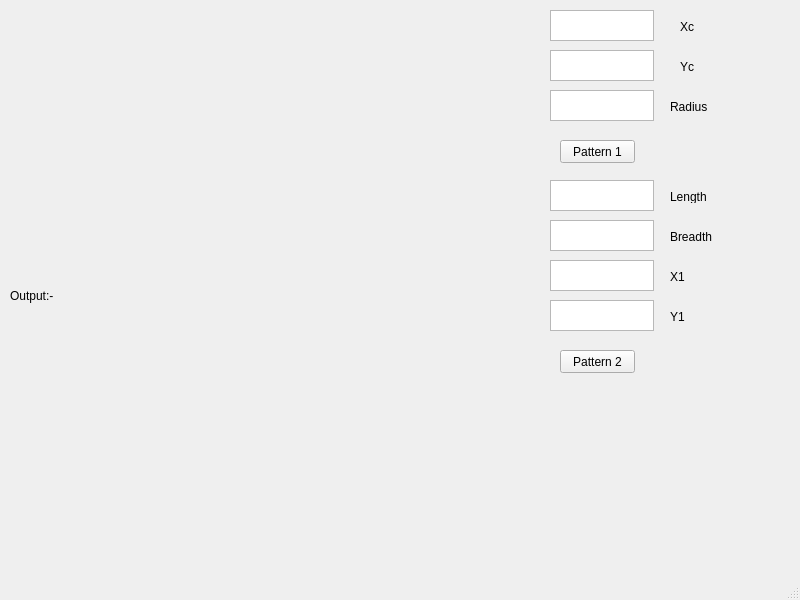
<?xml version="1.0" encoding="UTF-8"?>
<ui version="4.0">
 <class>Assignment_No_6</class>
 <widget class="QMainWindow" name="Assignment_No_6">
  <property name="geometry">
   <rect>
    <x>0</x>
    <y>0</y>
    <width>800</width>
    <height>600</height>
   </rect>
  </property>
  <property name="windowTitle">
   <string>Assignment_No_6</string>
  </property>
  <widget class="QWidget" name="centralwidget">
   <widget class="QLabel" name="label">
    <property name="geometry">
     <rect>
      <x>10</x>
      <y>0</y>
      <width>481</width>
      <height>591</height>
     </rect>
    </property>
    <property name="text">
     <string>Output:-</string>
    </property>
   </widget>
   <widget class="QPushButton" name="pushButton">
    <property name="geometry">
     <rect>
      <x>560</x>
      <y>140</y>
      <width>75</width>
      <height>23</height>
     </rect>
    </property>
    <property name="text">
     <string>Pattern 1</string>
    </property>
   </widget>
   <widget class="QTextEdit" name="textEdit">
    <property name="geometry">
     <rect>
      <x>550</x>
      <y>10</y>
      <width>104</width>
      <height>31</height>
     </rect>
    </property>
   </widget>
   <widget class="QTextEdit" name="textEdit_2">
    <property name="geometry">
     <rect>
      <x>550</x>
      <y>50</y>
      <width>104</width>
      <height>31</height>
     </rect>
    </property>
   </widget>
   <widget class="QTextEdit" name="textEdit_3">
    <property name="geometry">
     <rect>
      <x>550</x>
      <y>90</y>
      <width>104</width>
      <height>31</height>
     </rect>
    </property>
   </widget>
   <widget class="QLabel" name="label_2">
    <property name="geometry">
     <rect>
      <x>680</x>
      <y>20</y>
      <width>47</width>
      <height>13</height>
     </rect>
    </property>
    <property name="text">
     <string>Xc</string>
    </property>
   </widget>
   <widget class="QLabel" name="label_3">
    <property name="geometry">
     <rect>
      <x>680</x>
      <y>60</y>
      <width>47</width>
      <height>13</height>
     </rect>
    </property>
    <property name="text">
     <string>Yc</string>
    </property>
   </widget>
   <widget class="QLabel" name="label_4">
    <property name="geometry">
     <rect>
      <x>670</x>
      <y>100</y>
      <width>47</width>
      <height>13</height>
     </rect>
    </property>
    <property name="text">
     <string>Radius</string>
    </property>
   </widget>
   <widget class="QPushButton" name="pushButton_2">
    <property name="geometry">
     <rect>
      <x>560</x>
      <y>350</y>
      <width>75</width>
      <height>23</height>
     </rect>
    </property>
    <property name="text">
     <string>Pattern 2</string>
    </property>
   </widget>
   <widget class="QTextEdit" name="textEdit_6">
    <property name="geometry">
     <rect>
      <x>550</x>
      <y>260</y>
      <width>104</width>
      <height>31</height>
     </rect>
    </property>
   </widget>
   <widget class="QTextEdit" name="textEdit_7">
    <property name="geometry">
     <rect>
      <x>550</x>
      <y>300</y>
      <width>104</width>
      <height>31</height>
     </rect>
    </property>
   </widget>
   <widget class="QLabel" name="label_7">
    <property name="geometry">
     <rect>
      <x>670</x>
      <y>270</y>
      <width>47</width>
      <height>13</height>
     </rect>
    </property>
    <property name="text">
     <string>X1</string>
    </property>
   </widget>
   <widget class="QLabel" name="label_8">
    <property name="geometry">
     <rect>
      <x>670</x>
      <y>310</y>
      <width>47</width>
      <height>13</height>
     </rect>
    </property>
    <property name="text">
     <string>Y1</string>
    </property>
   </widget>
   <widget class="QTextEdit" name="textEdit_4">
    <property name="geometry">
     <rect>
      <x>550</x>
      <y>180</y>
      <width>104</width>
      <height>31</height>
     </rect>
    </property>
   </widget>
   <widget class="QTextEdit" name="textEdit_5">
    <property name="geometry">
     <rect>
      <x>550</x>
      <y>220</y>
      <width>104</width>
      <height>31</height>
     </rect>
    </property>
   </widget>
   <widget class="QLabel" name="label_5">
    <property name="geometry">
     <rect>
      <x>670</x>
      <y>190</y>
      <width>47</width>
      <height>13</height>
     </rect>
    </property>
    <property name="text">
     <string>Length</string>
    </property>
   </widget>
   <widget class="QLabel" name="label_6">
    <property name="geometry">
     <rect>
      <x>670</x>
      <y>230</y>
      <width>47</width>
      <height>13</height>
     </rect>
    </property>
    <property name="text">
     <string>Breadth</string>
    </property>
   </widget>
  </widget>
  <widget class="QMenuBar" name="menubar">
   <property name="geometry">
    <rect>
     <x>0</x>
     <y>0</y>
     <width>800</width>
     <height>21</height>
    </rect>
   </property>
  </widget>
  <widget class="QStatusBar" name="statusbar"/>
 </widget>
 <resources/>
 <connections/>
</ui>
